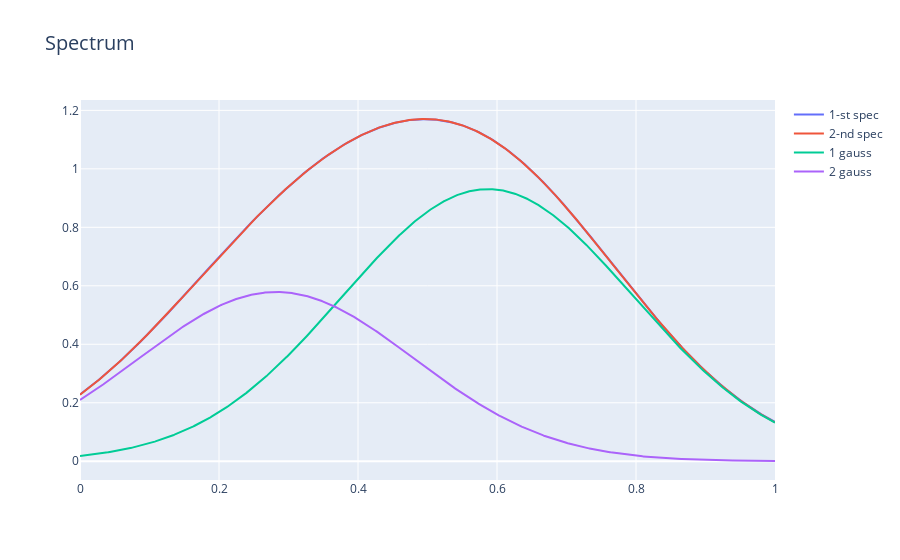
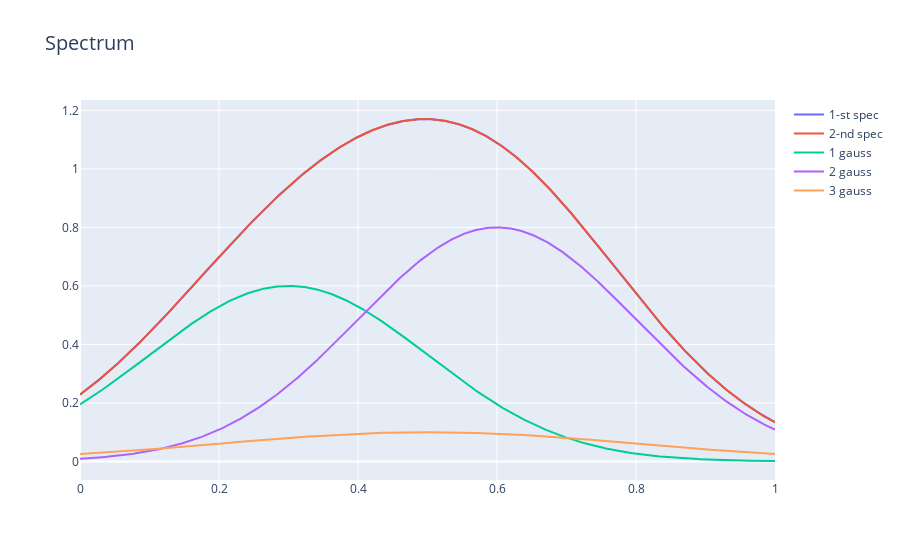

The notebook cell these images were saved under, in order:
### Code cell
disp_g = 0.2
ampl_noise = 0.1

init_sol = [0.3, 0.6, disp_g, 
            0.6, 0.8, disp_g,
            0.5, ampl_noise, 0.3]

bounds = [[0,1], [0,1], [0,1], 
          [0,1], [0,1], [0,1]]

sol, fin_err = exper(init_sol, bounds)


print(f'fin_err: {fin_err}\tsol: {sol}')

init_spec, X = EvalSol(init_sol)
fin_spec, X = EvalSol(sol)
DrawApprox(init_spec, fin_spec, X, sol)
DrawApprox(init_spec, fin_spec, X, init_sol)

### Figure 1 — Plotly figure (JSON) as saved in the notebook; plotly's stock layout.template omitted (floating-point values rounded to 4 significant figures; data arrays with more than 128 entries replaced by an {"elided": "..."} marker saying what was removed)
{"data": [{"name": "1-st spec", "type": "scatter", "x": {"elided": "1024 float values"}, "y": {"elided": "1024 float values"}}, {"name": "2-nd spec", "type": "scatter", "x": {"elided": "1024 float values"}, "y": {"elided": "1024 float values"}}, {"name": "1 gauss", "type": "scatter", "x": {"elided": "1024 float values"}, "y": {"elided": "1024 float values"}}, {"name": "2 gauss", "type": "scatter", "x": {"elided": "1024 float values"}, "y": {"elided": "1024 float values"}}], "layout": {"title": {"font": {"size": 20}, "text": "Spectrum"}}}

### Figure 2 — Plotly figure (JSON) as saved in the notebook; plotly's stock layout.template omitted (floating-point values rounded to 4 significant figures; data arrays with more than 128 entries replaced by an {"elided": "..."} marker saying what was removed)
{"data": [{"name": "1-st spec", "type": "scatter", "x": {"elided": "1024 float values"}, "y": {"elided": "1024 float values"}}, {"name": "2-nd spec", "type": "scatter", "x": {"elided": "1024 float values"}, "y": {"elided": "1024 float values"}}, {"name": "1 gauss", "type": "scatter", "x": {"elided": "1024 float values"}, "y": {"elided": "1024 float values"}}, {"name": "2 gauss", "type": "scatter", "x": {"elided": "1024 float values"}, "y": {"elided": "1024 float values"}}, {"name": "3 gauss", "type": "scatter", "x": {"elided": "1024 float values"}, "y": {"elided": "1024 float values"}}], "layout": {"title": {"font": {"size": 20}, "text": "Spectrum"}}}
